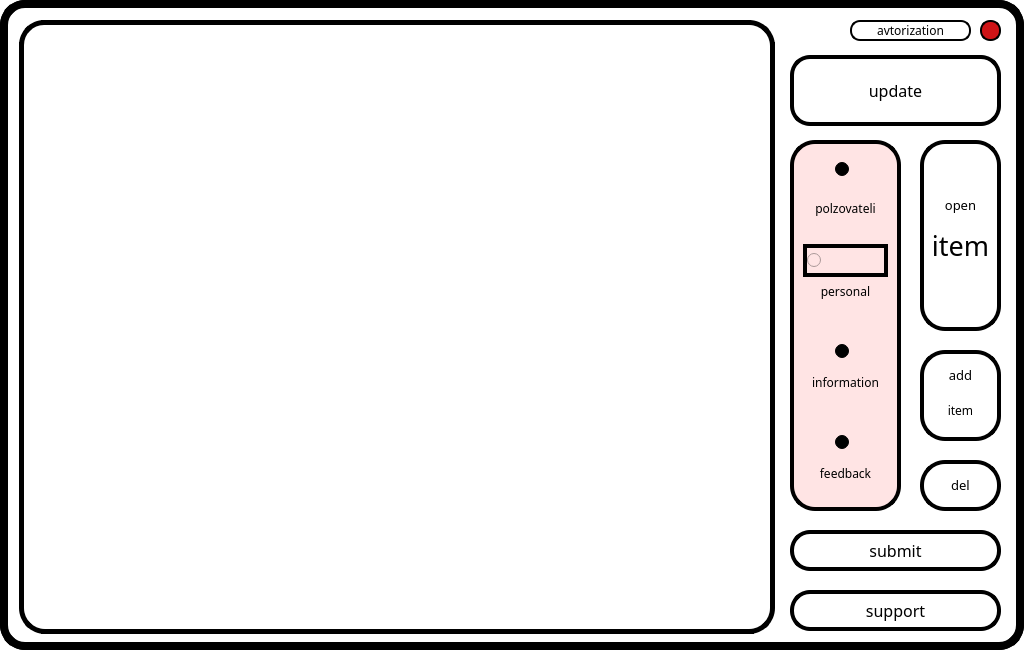
<?xml version="1.0" encoding="UTF-8"?>
<ui version="4.0">
 <class>polz</class>
 <widget class="QMainWindow" name="polz">
  <property name="geometry">
   <rect>
    <x>0</x>
    <y>0</y>
    <width>1024</width>
    <height>650</height>
   </rect>
  </property>
  <property name="windowTitle">
   <string>MainWindow</string>
  </property>
  <property name="styleSheet">
   <string notr="true">background-color: rgb(255, 255, 255);
  border:8px solid #000000;
  border-radius: 25px;
</string>
  </property>
  <widget class="QWidget" name="centralwidget">
   <widget class="Line" name="line_4">
    <property name="geometry">
     <rect>
      <x>770</x>
      <y>42</y>
      <width>5</width>
      <height>554</height>
     </rect>
    </property>
    <property name="orientation">
     <enum>Qt::Vertical</enum>
    </property>
   </widget>
   <widget class="Line" name="line_3">
    <property name="geometry">
     <rect>
      <x>19</x>
      <y>42</y>
      <width>5</width>
      <height>554</height>
     </rect>
    </property>
    <property name="orientation">
     <enum>Qt::Vertical</enum>
    </property>
   </widget>
   <widget class="QLabel" name="label_7">
    <property name="geometry">
     <rect>
      <x>910</x>
      <y>400</y>
      <width>101</width>
      <height>21</height>
     </rect>
    </property>
    <property name="sizePolicy">
     <sizepolicy hsizetype="Minimum" vsizetype="Minimum">
      <horstretch>0</horstretch>
      <verstretch>0</verstretch>
     </sizepolicy>
    </property>
    <property name="font">
     <font>
      <family>SETxt</family>
      <pointsize>9</pointsize>
     </font>
    </property>
    <property name="contextMenuPolicy">
     <enum>Qt::NoContextMenu</enum>
    </property>
    <property name="styleSheet">
     <string notr="true">background-color: qlineargradient(spread:pad, x1:0, y1:0, x2:1, y2:0, stop:0 rgba(0, 0, 0, 0), stop:1 rgba(255, 255, 255, 0));
  border:0px solid #000000;
  border-radius: 0px;
color: rgb(0, 0, 0);</string>
    </property>
    <property name="text">
     <string>item</string>
    </property>
    <property name="textFormat">
     <enum>Qt::RichText</enum>
    </property>
    <property name="alignment">
     <set>Qt::AlignCenter</set>
    </property>
   </widget>
   <widget class="Line" name="line_8">
    <property name="geometry">
     <rect>
      <x>19</x>
      <y>20</y>
      <width>31</width>
      <height>31</height>
     </rect>
    </property>
    <property name="styleSheet">
     <string notr="true">  border:5px solid #000000;
background-color: qlineargradient(spread:pad, x1:0, y1:0, x2:1, y2:0, stop:0 rgba(0, 0, 0, 0), stop:1 rgba(255, 255, 255, 0));
border-top-left-radius : 25;
border-top-right-radius : 0;
border-bottom-right-radius: 0;
border-bottom-left-radius : 0;

border-right: opx;
border-bottom: opx;</string>
    </property>
    <property name="orientation">
     <enum>Qt::Vertical</enum>
    </property>
   </widget>
   <widget class="QPushButton" name="dobavlinf">
    <property name="geometry">
     <rect>
      <x>920</x>
      <y>140</y>
      <width>81</width>
      <height>191</height>
     </rect>
    </property>
    <property name="font">
     <font>
      <family>SETxt</family>
      <pointsize>18</pointsize>
     </font>
    </property>
    <property name="styleSheet">
     <string notr="true">background-color: qlineargradient(spread:pad, x1:0, y1:0, x2:1, y2:0, stop:0 rgba(0, 0, 0, 0), stop:1 rgba(255, 255, 255, 0));
  border:4px solid #000000;
  border-radius: 25px;
color: rgb(0, 0, 0);</string>
    </property>
    <property name="text">
     <string/>
    </property>
   </widget>
   <widget class="QPushButton" name="udaleninf">
    <property name="geometry">
     <rect>
      <x>920</x>
      <y>350</y>
      <width>81</width>
      <height>91</height>
     </rect>
    </property>
    <property name="styleSheet">
     <string notr="true">background-color: qlineargradient(spread:pad, x1:0, y1:0, x2:1, y2:0, stop:0 rgba(0, 0, 0, 0), stop:1 rgba(255, 255, 255, 0));
  border:4px solid #000000;
color: rgb(0, 0, 0);
  border-radius: 25px;</string>
    </property>
    <property name="text">
     <string/>
    </property>
   </widget>
   <widget class="QFrame" name="frame">
    <property name="geometry">
     <rect>
      <x>790</x>
      <y>140</y>
      <width>111</width>
      <height>371</height>
     </rect>
    </property>
    <property name="styleSheet">
     <string notr="true">
  border:4px solid #000000;
  border-radius: 25px;
background-color: rgb(255, 228, 228);</string>
    </property>
    <property name="frameShape">
     <enum>QFrame::StyledPanel</enum>
    </property>
    <property name="frameShadow">
     <enum>QFrame::Raised</enum>
    </property>
    <layout class="QVBoxLayout" name="verticalLayout">
     <item>
      <widget class="QRadioButton" name="polzz">
       <property name="sizePolicy">
        <sizepolicy hsizetype="Ignored" vsizetype="Ignored">
         <horstretch>0</horstretch>
         <verstretch>0</verstretch>
        </sizepolicy>
       </property>
       <property name="styleSheet">
        <string notr="true">background-color: qlineargradient(spread:pad, x1:0, y1:0, x2:1, y2:0, stop:0 rgba(0, 0, 0, 0), stop:1 rgba(255, 255, 255, 0));
  border:0px solid #000000;
  border-radius: 32px;
color: rgb(0, 0, 0);
padding-left: 32px;</string>
       </property>
       <property name="text">
        <string/>
       </property>
      </widget>
     </item>
     <item>
      <widget class="QLabel" name="polz_2">
       <property name="sizePolicy">
        <sizepolicy hsizetype="Minimum" vsizetype="Minimum">
         <horstretch>0</horstretch>
         <verstretch>0</verstretch>
        </sizepolicy>
       </property>
       <property name="font">
        <font>
         <family>SETxt</family>
        </font>
       </property>
       <property name="contextMenuPolicy">
        <enum>Qt::NoContextMenu</enum>
       </property>
       <property name="styleSheet">
        <string notr="true">background-color: qlineargradient(spread:pad, x1:0, y1:0, x2:1, y2:0, stop:0 rgba(0, 0, 0, 0), stop:1 rgba(255, 255, 255, 0));
  border:0px solid #000000;
  border-radius: 0px;
color: rgb(0, 0, 0);</string>
       </property>
       <property name="text">
        <string>polzovateli</string>
       </property>
       <property name="textFormat">
        <enum>Qt::RichText</enum>
       </property>
       <property name="alignment">
        <set>Qt::AlignCenter</set>
       </property>
      </widget>
     </item>
     <item>
      <spacer name="verticalSpacer_3">
       <property name="orientation">
        <enum>Qt::Vertical</enum>
       </property>
       <property name="sizeType">
        <enum>QSizePolicy::Ignored</enum>
       </property>
       <property name="sizeHint" stdset="0">
        <size>
         <width>78</width>
         <height>13</height>
        </size>
       </property>
      </spacer>
     </item>
     <item>
      <widget class="QRadioButton" name="personal">
       <property name="sizePolicy">
        <sizepolicy hsizetype="Ignored" vsizetype="Ignored">
         <horstretch>0</horstretch>
         <verstretch>0</verstretch>
        </sizepolicy>
       </property>
       <property name="styleSheet">
        <string notr="true">background-color: qlineargradient(spread:pad, x1:0, y1:0, x2:1, y2:0, stop:0 rgba(0, 0, 0, 0), stop:1 rgba(255, 255, 255, 0));
  border:0px solid #000000;
  border-radius: 25px;
color: rgb(0, 0, 0);
padding-left: 32px;
QRadioButton::indicator {
    width: 15px;
    height: 13px;
}</string>
       </property>
       <property name="text">
        <string/>
       </property>
      </widget>
     </item>
     <item alignment="Qt::AlignTop">
      <widget class="QLabel" name="label">
       <property name="sizePolicy">
        <sizepolicy hsizetype="Minimum" vsizetype="Minimum">
         <horstretch>0</horstretch>
         <verstretch>0</verstretch>
        </sizepolicy>
       </property>
       <property name="font">
        <font>
         <family>SETxt</family>
        </font>
       </property>
       <property name="contextMenuPolicy">
        <enum>Qt::NoContextMenu</enum>
       </property>
       <property name="styleSheet">
        <string notr="true">background-color: qlineargradient(spread:pad, x1:0, y1:0, x2:1, y2:0, stop:0 rgba(0, 0, 0, 0), stop:1 rgba(255, 255, 255, 0));
  border:0px solid #000000;
  border-radius: 0px;
color: rgb(0, 0, 0);</string>
       </property>
       <property name="text">
        <string>personal</string>
       </property>
       <property name="textFormat">
        <enum>Qt::RichText</enum>
       </property>
       <property name="alignment">
        <set>Qt::AlignCenter</set>
       </property>
      </widget>
     </item>
     <item>
      <spacer name="verticalSpacer_2">
       <property name="orientation">
        <enum>Qt::Vertical</enum>
       </property>
       <property name="sizeType">
        <enum>QSizePolicy::Ignored</enum>
       </property>
       <property name="sizeHint" stdset="0">
        <size>
         <width>78</width>
         <height>13</height>
        </size>
       </property>
      </spacer>
     </item>
     <item>
      <widget class="QRadioButton" name="information">
       <property name="sizePolicy">
        <sizepolicy hsizetype="Ignored" vsizetype="Ignored">
         <horstretch>0</horstretch>
         <verstretch>0</verstretch>
        </sizepolicy>
       </property>
       <property name="styleSheet">
        <string notr="true">background-color: qlineargradient(spread:pad, x1:0, y1:0, x2:1, y2:0, stop:0 rgba(0, 0, 0, 0), stop:1 rgba(255, 255, 255, 0));
  border:0px solid #000000;
  border-radius: 25px;
color: rgb(0, 0, 0);
padding-left: 32px;</string>
       </property>
       <property name="text">
        <string/>
       </property>
      </widget>
     </item>
     <item alignment="Qt::AlignTop">
      <widget class="QLabel" name="label_2">
       <property name="sizePolicy">
        <sizepolicy hsizetype="Minimum" vsizetype="Minimum">
         <horstretch>0</horstretch>
         <verstretch>0</verstretch>
        </sizepolicy>
       </property>
       <property name="font">
        <font>
         <family>SETxt</family>
        </font>
       </property>
       <property name="contextMenuPolicy">
        <enum>Qt::NoContextMenu</enum>
       </property>
       <property name="styleSheet">
        <string notr="true">background-color: qlineargradient(spread:pad, x1:0, y1:0, x2:1, y2:0, stop:0 rgba(0, 0, 0, 0), stop:1 rgba(255, 255, 255, 0));
  border:0px solid #000000;
  border-radius: 0px;
color: rgb(0, 0, 0);</string>
       </property>
       <property name="text">
        <string>information</string>
       </property>
       <property name="textFormat">
        <enum>Qt::RichText</enum>
       </property>
       <property name="alignment">
        <set>Qt::AlignCenter</set>
       </property>
      </widget>
     </item>
     <item>
      <spacer name="verticalSpacer">
       <property name="orientation">
        <enum>Qt::Vertical</enum>
       </property>
       <property name="sizeType">
        <enum>QSizePolicy::Ignored</enum>
       </property>
       <property name="sizeHint" stdset="0">
        <size>
         <width>78</width>
         <height>13</height>
        </size>
       </property>
      </spacer>
     </item>
     <item>
      <widget class="QRadioButton" name="feedback">
       <property name="sizePolicy">
        <sizepolicy hsizetype="Ignored" vsizetype="Ignored">
         <horstretch>0</horstretch>
         <verstretch>0</verstretch>
        </sizepolicy>
       </property>
       <property name="styleSheet">
        <string notr="true">background-color: qlineargradient(spread:pad, x1:0, y1:0, x2:1, y2:0, stop:0 rgba(0, 0, 0, 0), stop:1 rgba(255, 255, 255, 0));
  border:0px solid #000000;
  border-radius: 25px;
color: rgb(0, 0, 0);
padding-left: 32px;</string>
       </property>
       <property name="text">
        <string/>
       </property>
      </widget>
     </item>
     <item alignment="Qt::AlignTop">
      <widget class="QLabel" name="label_3">
       <property name="sizePolicy">
        <sizepolicy hsizetype="Minimum" vsizetype="Minimum">
         <horstretch>0</horstretch>
         <verstretch>0</verstretch>
        </sizepolicy>
       </property>
       <property name="font">
        <font>
         <family>SETxt</family>
        </font>
       </property>
       <property name="contextMenuPolicy">
        <enum>Qt::NoContextMenu</enum>
       </property>
       <property name="styleSheet">
        <string notr="true">background-color: qlineargradient(spread:pad, x1:0, y1:0, x2:1, y2:0, stop:0 rgba(0, 0, 0, 0), stop:1 rgba(255, 255, 255, 0));
  border:0px solid #000000;
  border-radius: 0px;
color: rgb(0, 0, 0);</string>
       </property>
       <property name="text">
        <string>feedback</string>
       </property>
       <property name="textFormat">
        <enum>Qt::RichText</enum>
       </property>
       <property name="alignment">
        <set>Qt::AlignCenter</set>
       </property>
      </widget>
     </item>
    </layout>
   </widget>
   <widget class="QLabel" name="label_4">
    <property name="geometry">
     <rect>
      <x>925</x>
      <y>190</y>
      <width>71</width>
      <height>31</height>
     </rect>
    </property>
    <property name="sizePolicy">
     <sizepolicy hsizetype="Minimum" vsizetype="Minimum">
      <horstretch>0</horstretch>
      <verstretch>0</verstretch>
     </sizepolicy>
    </property>
    <property name="font">
     <font>
      <family>SETxt</family>
      <pointsize>10</pointsize>
     </font>
    </property>
    <property name="contextMenuPolicy">
     <enum>Qt::NoContextMenu</enum>
    </property>
    <property name="styleSheet">
     <string notr="true">background-color: qlineargradient(spread:pad, x1:0, y1:0, x2:1, y2:0, stop:0 rgba(0, 0, 0, 0), stop:1 rgba(255, 255, 255, 0));
  border:0px solid #000000;
  border-radius: 0px;
color: rgb(0, 0, 0);</string>
    </property>
    <property name="text">
     <string>open</string>
    </property>
    <property name="textFormat">
     <enum>Qt::RichText</enum>
    </property>
    <property name="alignment">
     <set>Qt::AlignCenter</set>
    </property>
   </widget>
   <widget class="QPushButton" name="obn_2">
    <property name="geometry">
     <rect>
      <x>790</x>
      <y>530</y>
      <width>211</width>
      <height>41</height>
     </rect>
    </property>
    <property name="font">
     <font>
      <family>SETxt</family>
      <pointsize>12</pointsize>
     </font>
    </property>
    <property name="styleSheet">
     <string notr="true">	background-color: rgb(255, 255, 255);
  border:4px solid #000000;
  border-radius: 20px;
color: rgb(0, 0, 0);</string>
    </property>
    <property name="text">
     <string>submit</string>
    </property>
   </widget>
   <widget class="QLabel" name="label_8">
    <property name="geometry">
     <rect>
      <x>920</x>
      <y>460</y>
      <width>81</width>
      <height>51</height>
     </rect>
    </property>
    <property name="sizePolicy">
     <sizepolicy hsizetype="Minimum" vsizetype="Minimum">
      <horstretch>0</horstretch>
      <verstretch>0</verstretch>
     </sizepolicy>
    </property>
    <property name="font">
     <font>
      <family>SETxt</family>
      <pointsize>10</pointsize>
     </font>
    </property>
    <property name="contextMenuPolicy">
     <enum>Qt::NoContextMenu</enum>
    </property>
    <property name="styleSheet">
     <string notr="true">background-color: qlineargradient(spread:pad, x1:0, y1:0, x2:1, y2:0, stop:0 rgba(0, 0, 0, 0), stop:1 rgba(255, 255, 255, 0));
  border:0px solid #000000;
  border-radius: 0px;
color: rgb(0, 0, 0);</string>
    </property>
    <property name="text">
     <string>del</string>
    </property>
    <property name="textFormat">
     <enum>Qt::RichText</enum>
    </property>
    <property name="alignment">
     <set>Qt::AlignCenter</set>
    </property>
   </widget>
   <widget class="Line" name="line_2">
    <property name="geometry">
     <rect>
      <x>41</x>
      <y>20</y>
      <width>710</width>
      <height>5</height>
     </rect>
    </property>
    <property name="orientation">
     <enum>Qt::Horizontal</enum>
    </property>
   </widget>
   <widget class="Line" name="line_5">
    <property name="geometry">
     <rect>
      <x>744</x>
      <y>20</y>
      <width>31</width>
      <height>31</height>
     </rect>
    </property>
    <property name="styleSheet">
     <string notr="true">  border:5px solid #000000;
background-color: qlineargradient(spread:pad, x1:0, y1:0, x2:1, y2:0, stop:0 rgba(0, 0, 0, 0), stop:1 rgba(255, 255, 255, 0));
border-top-left-radius : 0;
border-top-right-radius : 26;
border-bottom-right-radius: 0;
border-bottom-left-radius : 0;

border-left: opx;
border-bottom: opx;</string>
    </property>
    <property name="orientation">
     <enum>Qt::Vertical</enum>
    </property>
   </widget>
   <widget class="Line" name="line_6">
    <property name="geometry">
     <rect>
      <x>744</x>
      <y>593</y>
      <width>31</width>
      <height>41</height>
     </rect>
    </property>
    <property name="styleSheet">
     <string notr="true">  border:5px solid #000000;
background-color: qlineargradient(spread:pad, x1:0, y1:0, x2:1, y2:0, stop:0 rgba(0, 0, 0, 0), stop:1 rgba(255, 255, 255, 0));
border-top-left-radius : 0;
border-top-right-radius : 0;
border-bottom-right-radius: 26;
border-bottom-left-radius : 0;

border-left: opx;
border-top: opx;</string>
    </property>
    <property name="orientation">
     <enum>Qt::Vertical</enum>
    </property>
   </widget>
   <widget class="QLabel" name="label_5">
    <property name="geometry">
     <rect>
      <x>925</x>
      <y>360</y>
      <width>71</width>
      <height>31</height>
     </rect>
    </property>
    <property name="sizePolicy">
     <sizepolicy hsizetype="Minimum" vsizetype="Minimum">
      <horstretch>0</horstretch>
      <verstretch>0</verstretch>
     </sizepolicy>
    </property>
    <property name="font">
     <font>
      <family>SETxt</family>
      <pointsize>10</pointsize>
     </font>
    </property>
    <property name="contextMenuPolicy">
     <enum>Qt::NoContextMenu</enum>
    </property>
    <property name="styleSheet">
     <string notr="true">background-color: qlineargradient(spread:pad, x1:0, y1:0, x2:1, y2:0, stop:0 rgba(0, 0, 0, 0), stop:1 rgba(255, 255, 255, 0));
  border:0px solid #000000;
  border-radius: 0px;
color: rgb(0, 0, 0);</string>
    </property>
    <property name="text">
     <string>add</string>
    </property>
    <property name="textFormat">
     <enum>Qt::RichText</enum>
    </property>
    <property name="alignment">
     <set>Qt::AlignCenter</set>
    </property>
   </widget>
   <widget class="QLabel" name="label_6">
    <property name="geometry">
     <rect>
      <x>925</x>
      <y>220</y>
      <width>71</width>
      <height>51</height>
     </rect>
    </property>
    <property name="sizePolicy">
     <sizepolicy hsizetype="Minimum" vsizetype="Minimum">
      <horstretch>0</horstretch>
      <verstretch>0</verstretch>
     </sizepolicy>
    </property>
    <property name="font">
     <font>
      <family>SETxt</family>
      <pointsize>20</pointsize>
     </font>
    </property>
    <property name="contextMenuPolicy">
     <enum>Qt::NoContextMenu</enum>
    </property>
    <property name="styleSheet">
     <string notr="true">background-color: qlineargradient(spread:pad, x1:0, y1:0, x2:1, y2:0, stop:0 rgba(0, 0, 0, 0), stop:1 rgba(255, 255, 255, 0));
  border:0px solid #000000;
  border-radius: 0px;
color: rgb(0, 0, 0);</string>
    </property>
    <property name="text">
     <string>item</string>
    </property>
    <property name="textFormat">
     <enum>Qt::RichText</enum>
    </property>
    <property name="alignment">
     <set>Qt::AlignCenter</set>
    </property>
   </widget>
   <widget class="QPushButton" name="vihod">
    <property name="geometry">
     <rect>
      <x>980</x>
      <y>20</y>
      <width>21</width>
      <height>21</height>
     </rect>
    </property>
    <property name="styleSheet">
     <string notr="true">  border:2px solid #000000;
  border-radius: 10px;
background-color: rgb(207, 20, 23);</string>
    </property>
    <property name="text">
     <string/>
    </property>
   </widget>
   <widget class="Line" name="line_7">
    <property name="geometry">
     <rect>
      <x>19</x>
      <y>593</y>
      <width>31</width>
      <height>41</height>
     </rect>
    </property>
    <property name="styleSheet">
     <string notr="true">  border:5px solid #000000;
background-color: qlineargradient(spread:pad, x1:0, y1:0, x2:1, y2:0, stop:0 rgba(0, 0, 0, 0), stop:1 rgba(255, 255, 255, 0));
border-top-left-radius : 0;
border-top-right-radius : 0;
border-bottom-right-radius: 0;
border-bottom-left-radius : 26;

border-right: opx;
border-top: opx;</string>
    </property>
    <property name="orientation">
     <enum>Qt::Vertical</enum>
    </property>
   </widget>
   <widget class="QPushButton" name="obn_3">
    <property name="geometry">
     <rect>
      <x>790</x>
      <y>55</y>
      <width>211</width>
      <height>71</height>
     </rect>
    </property>
    <property name="font">
     <font>
      <family>SETxt</family>
      <pointsize>12</pointsize>
     </font>
    </property>
    <property name="styleSheet">
     <string notr="true">	background-color: rgb(255, 255, 255);
  border:4px solid #000000;
  border-radius: 20px;
color: rgb(0, 0, 0);</string>
    </property>
    <property name="text">
     <string>update</string>
    </property>
   </widget>
   <widget class="QPushButton" name="udaleninf_2">
    <property name="geometry">
     <rect>
      <x>920</x>
      <y>460</y>
      <width>81</width>
      <height>51</height>
     </rect>
    </property>
    <property name="styleSheet">
     <string notr="true">background-color: qlineargradient(spread:pad, x1:0, y1:0, x2:1, y2:0, stop:0 rgba(0, 0, 0, 0), stop:1 rgba(255, 255, 255, 0));
  border:4px solid #000000;
color: rgb(0, 0, 0);
  border-radius: 25px;</string>
    </property>
    <property name="text">
     <string/>
    </property>
   </widget>
   <widget class="QPushButton" name="nazad">
    <property name="geometry">
     <rect>
      <x>850</x>
      <y>20</y>
      <width>121</width>
      <height>21</height>
     </rect>
    </property>
    <property name="font">
     <font>
      <family>SETxt</family>
      <pointsize>9</pointsize>
     </font>
    </property>
    <property name="styleSheet">
     <string notr="true">color: rgb(0, 0, 0);
  border:2px solid #000000;
  border-radius: 10px;
padding-left: 0px;
padding-up: 40px;</string>
    </property>
    <property name="text">
     <string>avtorization</string>
    </property>
   </widget>
   <widget class="Line" name="line">
    <property name="geometry">
     <rect>
      <x>41</x>
      <y>629</y>
      <width>713</width>
      <height>5</height>
     </rect>
    </property>
    <property name="orientation">
     <enum>Qt::Horizontal</enum>
    </property>
   </widget>
   <widget class="QPushButton" name="obn">
    <property name="geometry">
     <rect>
      <x>790</x>
      <y>590</y>
      <width>211</width>
      <height>41</height>
     </rect>
    </property>
    <property name="font">
     <font>
      <family>SETxt</family>
      <pointsize>12</pointsize>
     </font>
    </property>
    <property name="styleSheet">
     <string notr="true">	background-color: rgb(255, 255, 255);
  border:4px solid #000000;
  border-radius: 20px;
color: rgb(0, 0, 0);</string>
    </property>
    <property name="text">
     <string>support</string>
    </property>
   </widget>
  </widget>
 </widget>
 <resources/>
 <connections>
  <connection>
   <sender>vihod</sender>
   <signal>clicked()</signal>
   <receiver>polz</receiver>
   <slot>close()</slot>
   <hints>
    <hint type="sourcelabel">
     <x>992</x>
     <y>24</y>
    </hint>
    <hint type="destinationlabel">
     <x>817</x>
     <y>23</y>
    </hint>
   </hints>
  </connection>
 </connections>
</ui>
